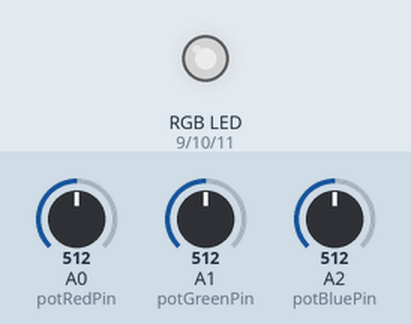
A sketch run on a simulated Arduino Uno, built with avr-gcc and run on an emulated ATmega328P. Parts: an RGB LED mixed from three pins (HIGH = lit). Inputs (shaded band) come from the test bench; at power-on: A0 (potRedPin) = 512, A1 (potGreenPin) = 512, A2 (potBluePin) = 512. Dim RGB values are drawn brighter than linear.

Above: at 1.2 s.
1.3 s: A0 (potRedPin) set to 716
At 1.8 s:
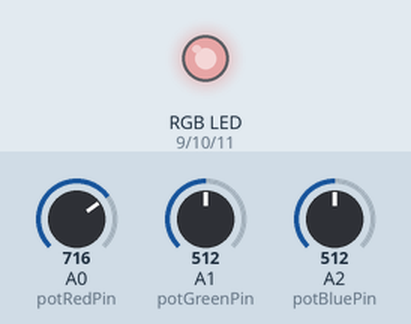
2.8 s: A1 (potGreenPin) set to 716
At 4.0 s:
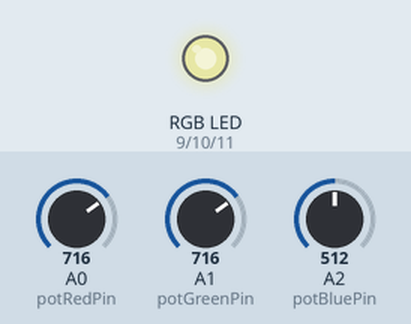
4.3 s: A2 (potBluePin) set to 716
At 5.2 s:
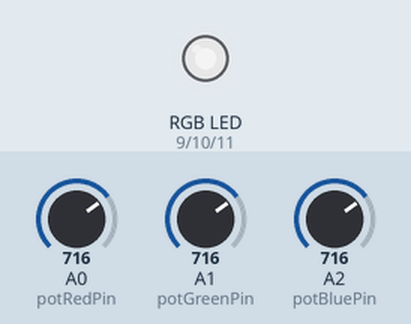
5.8 s: A0 (potRedPin) set to 900
At 6.4 s:
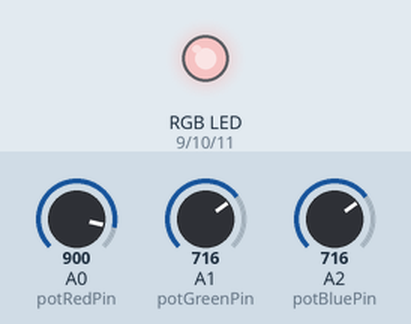
7.3 s: A1 (potGreenPin) set to 900
At 8.5 s:
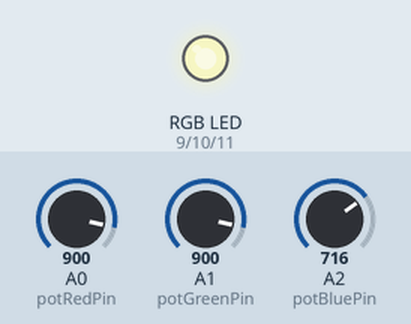
8.8 s: A2 (potBluePin) set to 900
At 9.9 s:
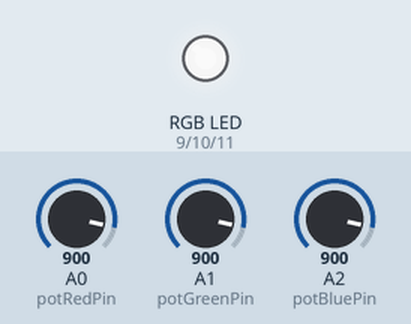
Timing chart, 0 to 11.3 s (numbered marks = the images above; inputs shaded):
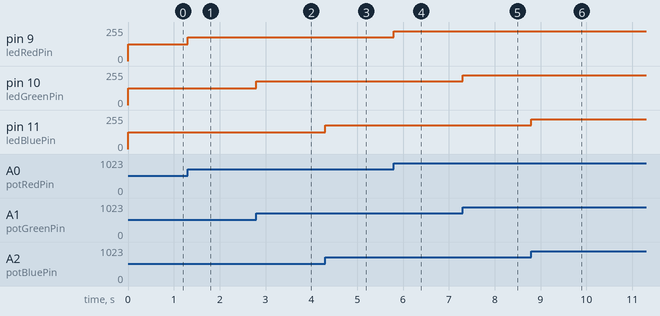

The sketch:

homework1_RGB_LED.ino
```cpp
const int potRedPin = A0;
const int potGreenPin = A1;
const int potBluePin = A2;

const int ledRedPin = 9;
const int ledGreenPin = 10;
const int ledBluePin = 11;

const int pwm_min = 0;
const int pwm_max = 255;

const int sensor_min = 0;
const int sensor_max = 1023;

void setup() {
  pinMode(ledRedPin, OUTPUT);
  pinMode(ledGreenPin, OUTPUT);
  pinMode(ledBluePin, OUTPUT);
}

void loop() {
  int potValueRed = analogRead(potRedPin);
  int potValueGreen = analogRead(potGreenPin);
  int potValueBlue = analogRead(potBluePin);

  int pwmRed = map(potValueRed, sensor_min, sensor_max, pwm_min, pwm_max);
  int pwmGreen = map(potValueGreen, sensor_min, sensor_max, pwm_min, pwm_max);
  int pwmBlue = map(potValueBlue, sensor_min, sensor_max, pwm_min, pwm_max);

  analogWrite(ledRedPin, pwmRed);
  analogWrite(ledGreenPin, pwmGreen);
  analogWrite(ledBluePin, pwmBlue);
}
```

Measured:
- after the input at 1.3 s, pin 9 (ledRedPin): 127/255 → 178/255 at once
- after the input at 2.8 s, pin 10 (ledGreenPin): 127/255 → 178/255 at once
- after the input at 4.3 s, pin 11 (ledBluePin): 127/255 → 178/255 at once
- after the input at 5.8 s, pin 9 (ledRedPin): 178/255 → 224/255 at once
- after the input at 7.3 s, pin 10 (ledGreenPin): 178/255 → 224/255 at once
- after the input at 8.8 s, pin 11 (ledBluePin): 178/255 → 224/255 at once
